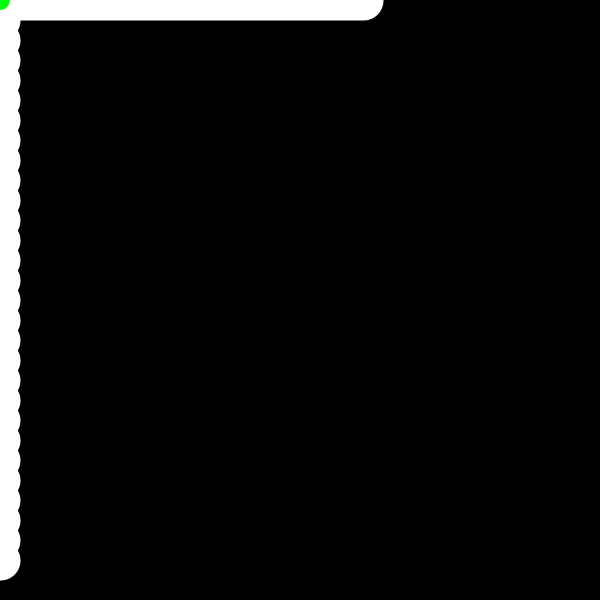
Frame 1 (no input)
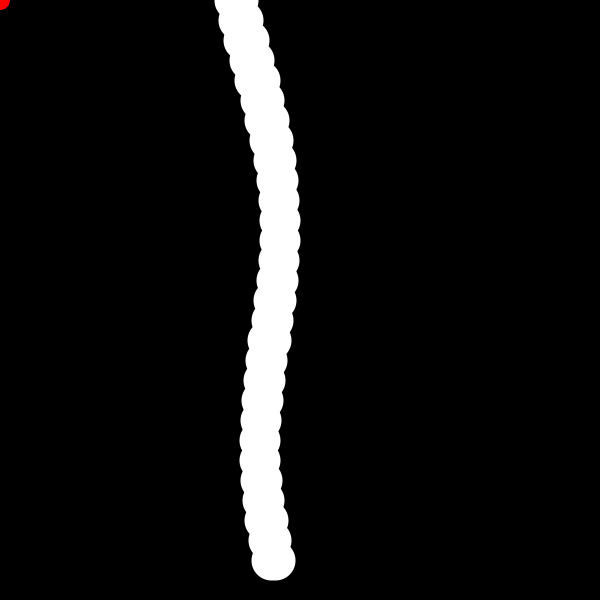
Frame 60 (the mouse pressed at the canvas centre just before this capture)
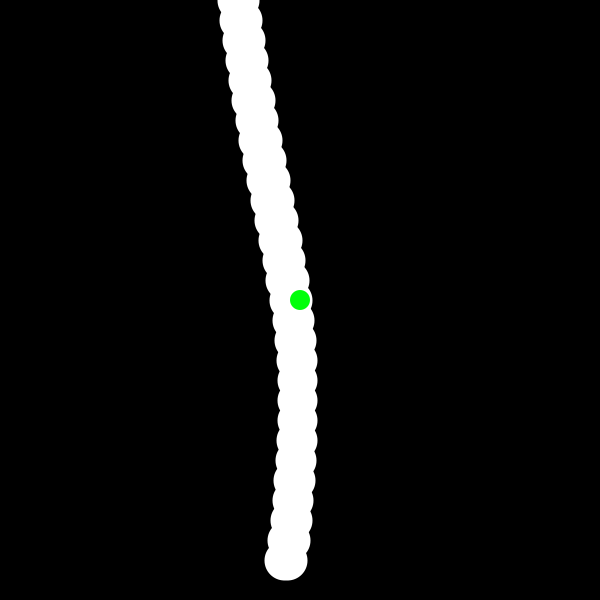
Frame 120 (the mouse held since frame 60 and released just before this capture)

The Processing sketch that drew these frames (run headless with seeded random() and noise(); from frame 60 on, the mouse is pressed at the canvas centre):

// Processing sketch: noise
// ── noise.pde
void settings() {
  size(wideness, tallness);
}

void setup() {
}

int wideness = 600;
int tallness = 600;
int Ydensity = 30;
//  /speed

float noise = 0;

float x = 0;

float firstY = 0;
float secondY = -1;

float roughness = 0.01;
float thickness = 40;

float points[] = new float[Ydensity];

int hp = 3;

color shipColor = #00FF0A;
void draw() {
  background(0);

  moveDown();
  for (int j = 0; j < Ydensity - 1; j++) {
    strokeWeight(thickness);
    stroke(255);
    line(points[j], tallness/Ydensity*j, points[j + 1], tallness/Ydensity*j);
  }

  checkLife();

  fill(shipColor);
  noStroke();
  ellipse(mouseX, mouseY, 20, 20);
}

void moveDown() {
  //shifts points down
  for (int i = Ydensity - 1; i > 0; i--) {
    points[i] = points[i-1];
  }

  //new point
  noise += roughness;
  points[0] = noise(noise) * wideness;
}

void checkLife() {
  color white = #FFFFFF;
  if (get(mouseX, mouseY) == white) {
    shipColor = #00FF0A;
  } else {
    shipColor = #FF0000;
  }
}
